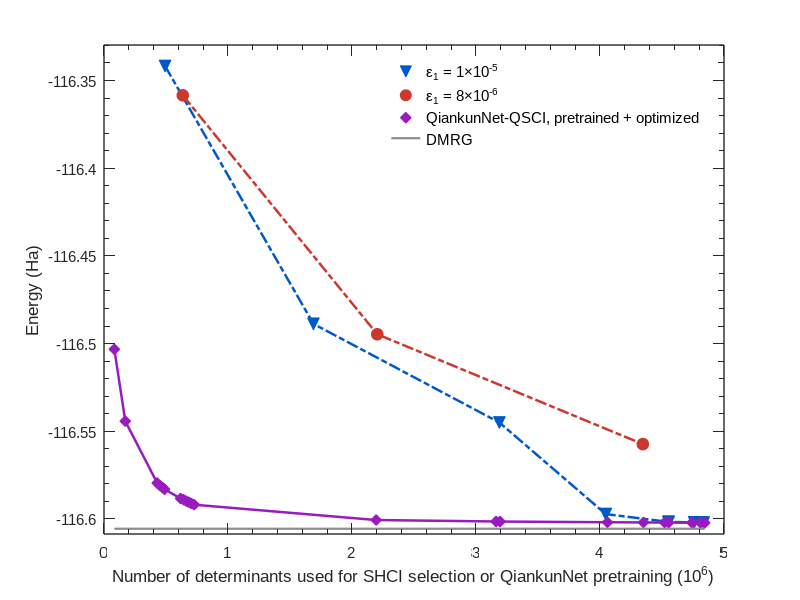

Recreate this plot in MATLAB. (Note: this script raises an error after producing the figure.)
%% =========================================================
%  Fe2S2 QiankunNet-SCI vs HCI
%  MATLAB version in a cleaner Nature/Science-like style
%  - no title
%  - white background
%  - restrained line widths and marker sizes
%  - publication-style legend and axes
%% =========================================================
clear; clc;

%% -------------------- Data --------------------
% HCI, epsilon_1 = 1e-5
hci_1 = [-113.1147796351, -115.5826146086, -116.0575594459, -116.3417615981, ...
         -116.4887712540, -116.5450409219, -116.5972413643, -116.6017021615, ...
         -116.6017021615, -116.6019928620, -116.6020456267, -116.6020640326];
det_1 = [5510, 68090, 117753, 492446, 1688882, 3188686, ...
         4046520, 4552703, 4552703, 4759851, 4815450, 4836575] / 1e6;

% HCI, epsilon_1 = 8e-6
hci_3 = [-113.1187574601, -115.5878354122, -116.0790829724, -116.3584389438, ...
         -116.4947053362, -116.5573606185];
det_3 = [5838, 85423, 150992, 635344, 2203721, 4345607] / 1e6;

% QiankunNet-SCI
newqk = [-113.16636073540117, -116.39919624066263, -116.50324768206777, ...
         -116.54423947471705, -116.57950315043634, -116.58093852698008, ...
         -116.58206714568098, -116.58307068369125, -116.58834182998964, ...
         -116.58907211646148, -116.5898189555969,  -116.59046056421734, ...
         -116.5911301777943,  -116.59189107813428, -116.60063631039397, ...
         -116.60147220522693, -116.60149071979689, -116.60189217005488, ...
         -116.60201433131692, -116.60207114532258, -116.60208164329985, ...
         -116.60213993158443, -116.60216020187144, -116.60217097209794, ...
         -116.60241390638735, -116.60252936867137, -116.60256943521034];

det_newqk = [7876, 56024, 83416, 171728, 428712, ...
             450723, 470752, 488314, 617179, 640949, ...
             662792, 683016, 703017, 727037, 2194979, ...
             3161682, 3193606, 4060054, 4349852, 4522172, ...
             4554367, 4741041, 4809280, 4844813, 5766814, 7175474, 7479246] / 1e6;

dmrg_ref = -116.6056091;

%% -------------------- Use the same subsets as in the Python script --------------------
x1 = det_1(4:end);
y1 = hci_1(4:end);

x2 = det_3(4:end);
y2 = hci_3(4:end);

x3 = det_newqk(3:end-3);
y3 = newqk(3:end-3);

%% -------------------- Figure setup --------------------
fig = figure('Color', 'w', ...
             'Units', 'centimeters', ...
             'Position', [4, 4, 13.5, 9.0]);

ax = axes('Parent', fig);
hold(ax, 'on');

%% -------------------- Colors (colorblind-safe, publication-style) --------------------
c1 = [0.00, 0.35, 0.80];   % blue
c2 = [0.80, 0.22, 0.17];   % red/orange
c3 = [0.60, 0.10, 0.75];   % purple
c4 = [0.55, 0.55, 0.55];   % gray

%% -------------------- Plot lines --------------------
% HCI eps1 = 1e-5
plot(ax, x1, y1, '-.', ...
    'Color', c1, ...
    'LineWidth', 1.8, ...
    'HandleVisibility', 'off');
plot(ax, x1, y1, 'v', ...
    'Color', c1, ...
    'MarkerFaceColor', c1, ...
    'MarkerEdgeColor', c1, ...
    'MarkerSize', 8.5, ...
    'LineStyle', 'none', ...
    'DisplayName', '\epsilon_1 = 1\times10^{-5}');

% HCI eps1 = 8e-6
plot(ax, x2, y2, '-.', ...
    'Color', c2, ...
    'LineWidth', 1.8, ...
    'HandleVisibility', 'off');
plot(ax, x2, y2, 'o', ...
    'Color', c2, ...
    'MarkerFaceColor', c2, ...
    'MarkerEdgeColor', c2, ...
    'MarkerSize', 8.5, ...
    'LineStyle', 'none', ...
    'DisplayName', '\epsilon_1 = 8\times10^{-6}');

% QiankunNet-SCI
plot(ax, x3, y3, '-', ...
    'Color', c3, ...
    'LineWidth', 1.8, ...
    'HandleVisibility', 'off');
plot(ax, x3, y3, 'd', ...
    'Color', c3, ...
    'MarkerFaceColor', c3, ...
    'MarkerEdgeColor', c3, ...
    'MarkerSize', 7.8, ...
    'LineStyle', 'none', ...
    'DisplayName', 'QiankunNet-QSCI, pretrained + optimized');

% DMRG reference line
plot(ax, [min(x3), max(x3)], [dmrg_ref, dmrg_ref], '-', ...
    'Color', c4, ...
    'LineWidth', 1.6, ...
    'DisplayName', 'DMRG');

%% -------------------- Axes styling --------------------
xlabel(ax, 'Number of determinants used for SHCI selection or QiankunNet pretraining (10^6)', ...
    'FontName', 'Arial', ...
    'FontSize', 12);

ylabel(ax, 'Energy (Ha)', ...
    'FontName', 'Arial', ...
    'FontSize', 12);

set(ax, ...
    'FontName', 'Arial', ...
    'FontSize', 11, ...
    'LineWidth', 1.0, ...
    'Box', 'on', ...
    'TickDir', 'in', ...
    'TickLength', [0.018, 0.018], ...
    'XMinorTick', 'on', ...
    'YMinorTick', 'on', ...
    'Layer', 'top', ...
    'Color', 'none');

xlim(ax, [0, 5.0]);

% give a little breathing room
ymin = min([y1(:); y2(:); y3(:); dmrg_ref]) - 0.003;
ymax = max([y1(:); y2(:); y3(:)]) + 0.012;
ylim(ax, [ymin, ymax]);

grid(ax, 'off');

%% -------------------- Legend --------------------
lgd = legend(ax, 'Location', 'northeast', ...
    'Box', 'off', ...
    'FontName', 'Arial', ...
    'FontSize', 10.5);

%% -------------------- Fine adjustments --------------------
ax.Position = [0.12, 0.12, 0.76, 0.78];
